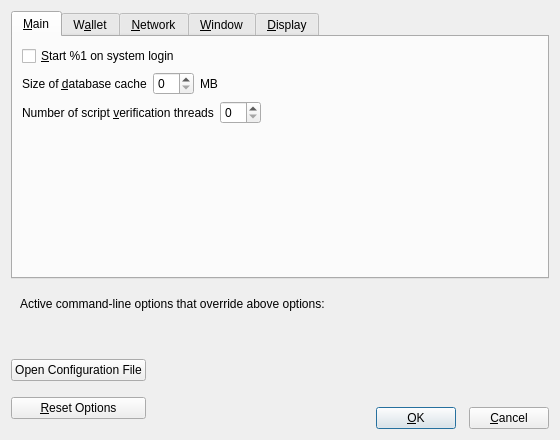
<?xml version="1.0" encoding="UTF-8"?>
<ui version="4.0">
 <class>OptionsDialog</class>
 <widget class="QDialog" name="OptionsDialog">
  <property name="geometry">
   <rect>
    <x>0</x>
    <y>0</y>
    <width>560</width>
    <height>440</height>
   </rect>
  </property>
  <property name="windowTitle">
   <string>Options</string>
  </property>
  <property name="modal">
   <bool>true</bool>
  </property>
  <layout class="QVBoxLayout" name="verticalLayout">
   <item>
    <widget class="QTabWidget" name="tabWidget">
     <property name="currentIndex">
      <number>0</number>
     </property>
     <widget class="QWidget" name="tabMain">
      <attribute name="title">
       <string>&amp;Main</string>
      </attribute>
      <layout class="QVBoxLayout" name="verticalLayout_Main">
       <item>
        <widget class="QCheckBox" name="wizblcoinAtStartup">
         <property name="toolTip">
          <string>Automatically start %1 after logging in to the system.</string>
         </property>
         <property name="text">
          <string>&amp;Start %1 on system login</string>
         </property>
        </widget>
       </item>
       <item>
        <layout class="QHBoxLayout" name="horizontalLayout_2_Main">
         <item>
          <widget class="QLabel" name="databaseCacheLabel">
           <property name="text">
            <string>Size of &amp;database cache</string>
           </property>
           <property name="textFormat">
            <enum>Qt::PlainText</enum>
           </property>
           <property name="buddy">
            <cstring>databaseCache</cstring>
           </property>
          </widget>
         </item>
         <item>
          <widget class="QSpinBox" name="databaseCache"/>
         </item>
         <item>
          <widget class="QLabel" name="databaseCacheUnitLabel">
           <property name="text">
            <string>MB</string>
           </property>
           <property name="textFormat">
            <enum>Qt::PlainText</enum>
           </property>
          </widget>
         </item>
         <item>
          <spacer name="horizontalSpacer_2_Main">
           <property name="orientation">
            <enum>Qt::Horizontal</enum>
           </property>
           <property name="sizeHint" stdset="0">
            <size>
             <width>40</width>
             <height>20</height>
            </size>
           </property>
          </spacer>
         </item>
        </layout>
       </item>
       <item>
        <layout class="QHBoxLayout" name="horizontalLayout_3_Main">
         <item>
          <widget class="QLabel" name="threadsScriptVerifLabel">
           <property name="text">
            <string>Number of script &amp;verification threads</string>
           </property>
           <property name="textFormat">
            <enum>Qt::PlainText</enum>
           </property>
           <property name="buddy">
            <cstring>threadsScriptVerif</cstring>
           </property>
          </widget>
         </item>
         <item>
          <widget class="QSpinBox" name="threadsScriptVerif">
           <property name="toolTip">
            <string>(0 = auto, &lt;0 = leave that many cores free)</string>
           </property>
          </widget>
         </item>
         <item>
          <spacer name="horizontalSpacer_3_Main">
           <property name="orientation">
            <enum>Qt::Horizontal</enum>
           </property>
           <property name="sizeHint" stdset="0">
            <size>
             <width>40</width>
             <height>20</height>
            </size>
           </property>
          </spacer>
         </item>
        </layout>
       </item>
       <item>
        <spacer name="verticalSpacer_Main">
         <property name="orientation">
          <enum>Qt::Vertical</enum>
         </property>
         <property name="sizeHint" stdset="0">
          <size>
           <width>20</width>
           <height>40</height>
          </size>
         </property>
        </spacer>
       </item>
      </layout>
     </widget>
     <widget class="QWidget" name="tabWallet">
      <attribute name="title">
       <string>W&amp;allet</string>
      </attribute>
      <layout class="QVBoxLayout" name="verticalLayout_Wallet">
       <item>
        <widget class="QGroupBox" name="groupBox">
         <property name="title">
          <string>Expert</string>
         </property>
         <layout class="QVBoxLayout" name="verticalLayout_2">
          <item>
           <widget class="QCheckBox" name="spendZeroConfChange">
            <property name="toolTip">
             <string>If you disable the spending of unconfirmed change, the change from a transaction cannot be used until that transaction has at least one confirmation. This also affects how your balance is computed.</string>
            </property>
            <property name="text">
             <string>&amp;Spend unconfirmed change</string>
            </property>
           </widget>
          </item>
          <item>
           <widget class="QCheckBox" name="coinControlFeatures">
            <property name="enabled">
             <bool>false</bool>
            </property>
            <property name="toolTip">
             <string>Whether to show coin control features or not.</string>
            </property>
            <property name="text">
             <string>Enable coin &amp;control features</string>
            </property>
           </widget>
          </item>
         </layout>
        </widget>
       </item>
       <item>
        <spacer name="verticalSpacer_Wallet">
         <property name="orientation">
          <enum>Qt::Vertical</enum>
         </property>
         <property name="sizeHint" stdset="0">
          <size>
           <width>20</width>
           <height>40</height>
          </size>
         </property>
        </spacer>
       </item>
      </layout>
     </widget>
     <widget class="QWidget" name="tabNetwork">
      <attribute name="title">
       <string>&amp;Network</string>
      </attribute>
      <layout class="QVBoxLayout" name="verticalLayout_Network">
       <item>
        <widget class="QCheckBox" name="mapPortUpnp">
         <property name="toolTip">
          <string>Automatically open the Wizblcoin client port on the router. This only works when your router supports UPnP and it is enabled.</string>
         </property>
         <property name="text">
          <string>Map port using &amp;UPnP</string>
         </property>
        </widget>
       </item>
       <item>
        <widget class="QCheckBox" name="allowIncoming">
         <property name="toolTip">
          <string>Accept connections from outside</string>
         </property>
         <property name="text">
          <string>Allow incoming connections</string>
         </property>
        </widget>
       </item>
       <item>
        <widget class="QCheckBox" name="connectSocks">
         <property name="toolTip">
          <string>Connect to the Wizblcoin network through a SOCKS5 proxy.</string>
         </property>
         <property name="text">
          <string>&amp;Connect through SOCKS5 proxy (default proxy):</string>
         </property>
        </widget>
       </item>
       <item>
        <layout class="QHBoxLayout" name="horizontalLayout_1_Network">
         <item>
          <widget class="QLabel" name="proxyIpLabel">
           <property name="text">
            <string>Proxy &amp;IP:</string>
           </property>
           <property name="textFormat">
            <enum>Qt::PlainText</enum>
           </property>
           <property name="buddy">
            <cstring>proxyIp</cstring>
           </property>
          </widget>
         </item>
         <item>
          <widget class="QValidatedLineEdit" name="proxyIp">
           <property name="minimumSize">
            <size>
             <width>140</width>
             <height>0</height>
            </size>
           </property>
           <property name="maximumSize">
            <size>
             <width>140</width>
             <height>16777215</height>
            </size>
           </property>
           <property name="toolTip">
            <string>IP address of the proxy (e.g. IPv4: 127.0.0.1 / IPv6: ::1)</string>
           </property>
          </widget>
         </item>
         <item>
          <widget class="QLabel" name="proxyPortLabel">
           <property name="text">
            <string>&amp;Port:</string>
           </property>
           <property name="textFormat">
            <enum>Qt::PlainText</enum>
           </property>
           <property name="buddy">
            <cstring>proxyPort</cstring>
           </property>
          </widget>
         </item>
         <item>
          <widget class="QLineEdit" name="proxyPort">
           <property name="minimumSize">
            <size>
             <width>55</width>
             <height>0</height>
            </size>
           </property>
           <property name="maximumSize">
            <size>
             <width>55</width>
             <height>16777215</height>
            </size>
           </property>
           <property name="toolTip">
            <string>Port of the proxy (e.g. 9050)</string>
           </property>
          </widget>
         </item>
         <item>
          <spacer name="horizontalSpacer_1_Network">
           <property name="orientation">
            <enum>Qt::Horizontal</enum>
           </property>
           <property name="sizeHint" stdset="0">
            <size>
             <width>40</width>
             <height>20</height>
            </size>
           </property>
          </spacer>
         </item>
        </layout>
       </item>
       <item>
        <layout class="QHBoxLayout" name="horizontalLayout_2_Network">
         <item>
          <widget class="QLabel" name="proxyActiveNets">
           <property name="text">
            <string>Used for reaching peers via:</string>
           </property>
           <property name="textFormat">
            <enum>Qt::PlainText</enum>
           </property>
          </widget>
         </item>
         <item>
          <widget class="QCheckBox" name="proxyReachIPv4">
           <property name="enabled">
            <bool>false</bool>
           </property>
           <property name="toolTip">
            <string>Shows if the supplied default SOCKS5 proxy is used to reach peers via this network type.</string>
           </property>
           <property name="text">
            <string/>
           </property>
          </widget>
         </item>
         <item>
          <widget class="QLabel" name="proxyReachIPv4Label">
           <property name="text">
            <string>IPv4</string>
           </property>
           <property name="textFormat">
            <enum>Qt::PlainText</enum>
           </property>
          </widget>
         </item>
         <item>
          <widget class="QCheckBox" name="proxyReachIPv6">
           <property name="enabled">
            <bool>false</bool>
           </property>
           <property name="toolTip">
            <string>Shows if the supplied default SOCKS5 proxy is used to reach peers via this network type.</string>
           </property>
           <property name="text">
            <string/>
           </property>
          </widget>
         </item>
         <item>
          <widget class="QLabel" name="proxyReachIPv6Label">
           <property name="text">
            <string>IPv6</string>
           </property>
           <property name="textFormat">
            <enum>Qt::PlainText</enum>
           </property>
          </widget>
         </item>
         <item>
          <widget class="QCheckBox" name="proxyReachTor">
           <property name="enabled">
            <bool>false</bool>
           </property>
           <property name="toolTip">
            <string>Shows if the supplied default SOCKS5 proxy is used to reach peers via this network type.</string>
           </property>
           <property name="text">
            <string/>
           </property>
          </widget>
         </item>
         <item>
          <widget class="QLabel" name="proxyReachTorLabel">
           <property name="text">
            <string>Tor</string>
           </property>
           <property name="textFormat">
            <enum>Qt::PlainText</enum>
           </property>
          </widget>
         </item>
         <item>
          <spacer name="horizontalSpacer_2_Network">
           <property name="orientation">
            <enum>Qt::Horizontal</enum>
           </property>
           <property name="sizeHint" stdset="0">
            <size>
             <width>40</width>
             <height>20</height>
            </size>
           </property>
          </spacer>
         </item>
        </layout>
       </item>
       <item>
        <widget class="QCheckBox" name="connectSocksTor">
         <property name="toolTip">
          <string>Connect to the Wizblcoin network through a separate SOCKS5 proxy for Tor hidden services.</string>
         </property>
         <property name="text">
          <string>Use separate SOCKS5 proxy to reach peers via Tor hidden services:</string>
         </property>
        </widget>
       </item>
       <item>
        <layout class="QHBoxLayout" name="horizontalLayout_3_Network">
         <item>
          <widget class="QLabel" name="proxyIpTorLabel">
           <property name="text">
            <string>Proxy &amp;IP:</string>
           </property>
           <property name="textFormat">
            <enum>Qt::PlainText</enum>
           </property>
           <property name="buddy">
            <cstring>proxyIpTor</cstring>
           </property>
          </widget>
         </item>
         <item>
          <widget class="QValidatedLineEdit" name="proxyIpTor">
           <property name="minimumSize">
            <size>
             <width>140</width>
             <height>0</height>
            </size>
           </property>
           <property name="maximumSize">
            <size>
             <width>140</width>
             <height>16777215</height>
            </size>
           </property>
           <property name="toolTip">
            <string>IP address of the proxy (e.g. IPv4: 127.0.0.1 / IPv6: ::1)</string>
           </property>
          </widget>
         </item>
         <item>
          <widget class="QLabel" name="proxyPortTorLabel">
           <property name="text">
            <string>&amp;Port:</string>
           </property>
           <property name="textFormat">
            <enum>Qt::PlainText</enum>
           </property>
           <property name="buddy">
            <cstring>proxyPortTor</cstring>
           </property>
          </widget>
         </item>
         <item>
          <widget class="QLineEdit" name="proxyPortTor">
           <property name="minimumSize">
            <size>
             <width>55</width>
             <height>0</height>
            </size>
           </property>
           <property name="maximumSize">
            <size>
             <width>55</width>
             <height>16777215</height>
            </size>
           </property>
           <property name="toolTip">
            <string>Port of the proxy (e.g. 9050)</string>
           </property>
          </widget>
         </item>
         <item>
          <spacer name="horizontalSpacer_4_Network">
           <property name="orientation">
            <enum>Qt::Horizontal</enum>
           </property>
           <property name="sizeHint" stdset="0">
            <size>
             <width>40</width>
             <height>20</height>
            </size>
           </property>
          </spacer>
         </item>
        </layout>
       </item>
       <item>
        <spacer name="verticalSpacer_Network">
         <property name="orientation">
          <enum>Qt::Vertical</enum>
         </property>
         <property name="sizeHint" stdset="0">
          <size>
           <width>20</width>
           <height>40</height>
          </size>
         </property>
        </spacer>
       </item>
      </layout>
     </widget>
     <widget class="QWidget" name="tabWindow">
      <attribute name="title">
       <string>&amp;Window</string>
      </attribute>
      <layout class="QVBoxLayout" name="verticalLayout_Window">
       <item>
        <widget class="QCheckBox" name="hideTrayIcon">
         <property name="toolTip">
          <string>&amp;Hide the icon from the system tray.</string>
         </property>
         <property name="text">
          <string>Hide tray icon</string>
         </property>
        </widget>
       </item>
       <item>
        <widget class="QCheckBox" name="minimizeToTray">
         <property name="toolTip">
          <string>Show only a tray icon after minimizing the window.</string>
         </property>
         <property name="text">
          <string>&amp;Minimize to the tray instead of the taskbar</string>
         </property>
        </widget>
       </item>
       <item>
        <widget class="QCheckBox" name="minimizeOnClose">
         <property name="toolTip">
          <string>Minimize instead of exit the application when the window is closed. When this option is enabled, the application will be closed only after selecting Exit in the menu.</string>
         </property>
         <property name="text">
          <string>M&amp;inimize on close</string>
         </property>
        </widget>
       </item>
       <item>
        <spacer name="verticalSpacer_Window">
         <property name="orientation">
          <enum>Qt::Vertical</enum>
         </property>
         <property name="sizeHint" stdset="0">
          <size>
           <width>20</width>
           <height>40</height>
          </size>
         </property>
        </spacer>
       </item>
      </layout>
     </widget>
     <widget class="QWidget" name="tabDisplay">
      <attribute name="title">
       <string>&amp;Display</string>
      </attribute>
      <layout class="QVBoxLayout" name="verticalLayout_Display">
       <item>
        <layout class="QHBoxLayout" name="horizontalLayout_1_Display">
         <item>
          <widget class="QLabel" name="langLabel">
           <property name="text">
            <string>User Interface &amp;language:</string>
           </property>
           <property name="textFormat">
            <enum>Qt::PlainText</enum>
           </property>
           <property name="buddy">
            <cstring>lang</cstring>
           </property>
          </widget>
         </item>
         <item>
          <widget class="QValueComboBox" name="lang">
           <property name="toolTip">
            <string>The user interface language can be set here. This setting will take effect after restarting %1.</string>
           </property>
          </widget>
         </item>
        </layout>
       </item>
       <item>
        <layout class="QHBoxLayout" name="horizontalLayout_2_Display">
         <item>
          <widget class="QLabel" name="unitLabel">
           <property name="text">
            <string>&amp;Unit to show amounts in:</string>
           </property>
           <property name="textFormat">
            <enum>Qt::PlainText</enum>
           </property>
           <property name="buddy">
            <cstring>unit</cstring>
           </property>
          </widget>
         </item>
         <item>
          <widget class="QValueComboBox" name="unit">
           <property name="toolTip">
            <string>Choose the default subdivision unit to show in the interface and when sending coins.</string>
           </property>
          </widget>
         </item>
        </layout>
       </item>
       <item>
        <layout class="QHBoxLayout" name="horizontalLayout_3_Display">
         <item>
          <widget class="QLabel" name="thirdPartyTxUrlsLabel">
           <property name="toolTip">
            <string>Third party URLs (e.g. a block explorer) that appear in the transactions tab as context menu items. %s in the URL is replaced by transaction hash. Multiple URLs are separated by vertical bar |.</string>
           </property>
           <property name="text">
            <string>Third party transaction URLs</string>
           </property>
           <property name="buddy">
            <cstring>thirdPartyTxUrls</cstring>
           </property>
          </widget>
         </item>
         <item>
          <widget class="QLineEdit" name="thirdPartyTxUrls">
           <property name="toolTip">
            <string>Third party URLs (e.g. a block explorer) that appear in the transactions tab as context menu items. %s in the URL is replaced by transaction hash. Multiple URLs are separated by vertical bar |.</string>
           </property>
          </widget>
         </item>
        </layout>
       </item>
       <item>
        <spacer name="verticalSpacer_Display">
         <property name="orientation">
          <enum>Qt::Vertical</enum>
         </property>
         <property name="sizeHint" stdset="0">
          <size>
           <width>20</width>
           <height>40</height>
          </size>
         </property>
        </spacer>
       </item>
      </layout>
     </widget>
    </widget>
   </item>
   <item>
    <widget class="QFrame" name="frame">
     <layout class="QVBoxLayout" name="verticalLayout_Bottom">
      <item>
       <layout class="QHBoxLayout" name="horizontalLayout_Bottom">
        <item>
         <widget class="QLabel" name="overriddenByCommandLineInfoLabel">
          <property name="text">
           <string>Active command-line options that override above options:</string>
          </property>
          <property name="textFormat">
           <enum>Qt::PlainText</enum>
          </property>
         </widget>
        </item>
        <item>
         <spacer name="horizontalSpacer_Bottom">
          <property name="orientation">
           <enum>Qt::Horizontal</enum>
          </property>
          <property name="sizeHint" stdset="0">
           <size>
            <width>40</width>
            <height>20</height>
           </size>
          </property>
         </spacer>
        </item>
       </layout>
      </item>
      <item>
       <widget class="QLabel" name="overriddenByCommandLineLabel">
        <property name="text">
         <string/>
        </property>
        <property name="textFormat">
         <enum>Qt::PlainText</enum>
        </property>
        <property name="wordWrap">
         <bool>true</bool>
        </property>
       </widget>
      </item>
     </layout>
    </widget>
   </item>
   <item>
    <layout class="QHBoxLayout" name="horizontalLayout_Buttons">
     <item>
      <layout class="QVBoxLayout" name="verticalLayout_Buttons">
       <item>
        <widget class="QPushButton" name="openWizblcoinConfButton">
         <property name="toolTip">
          <string>Open the %1 configuration file from the working directory.</string>
         </property>
         <property name="text">
          <string>Open Configuration File</string>
         </property>
         <property name="autoDefault">
          <bool>false</bool>
         </property>
        </widget>
       </item>
       <item>
        <widget class="QPushButton" name="resetButton">
         <property name="toolTip">
          <string>Reset all client options to default.</string>
         </property>
         <property name="text">
          <string>&amp;Reset Options</string>
         </property>
         <property name="autoDefault">
          <bool>false</bool>
         </property>
        </widget>
       </item>
      </layout>
     </item>
     <item>
      <spacer name="horizontalSpacer_1">
       <property name="orientation">
        <enum>Qt::Horizontal</enum>
       </property>
       <property name="sizeHint" stdset="0">
        <size>
         <width>40</width>
         <height>48</height>
        </size>
       </property>
      </spacer>
     </item>
     <item>
      <widget class="QLabel" name="statusLabel">
       <property name="minimumSize">
        <size>
         <width>200</width>
         <height>0</height>
        </size>
       </property>
       <property name="font">
        <font>
         <weight>75</weight>
         <bold>true</bold>
        </font>
       </property>
       <property name="text">
        <string/>
       </property>
       <property name="textFormat">
        <enum>Qt::PlainText</enum>
       </property>
       <property name="wordWrap">
        <bool>true</bool>
       </property>
      </widget>
     </item>
     <item>
      <spacer name="horizontalSpacer_2">
       <property name="orientation">
        <enum>Qt::Horizontal</enum>
       </property>
       <property name="sizeHint" stdset="0">
        <size>
         <width>40</width>
         <height>48</height>
        </size>
       </property>
      </spacer>
     </item>
     <item>
      <layout class="QVBoxLayout" name="verticalLayout_4">
       <item>
        <spacer name="verticalSpacer">
         <property name="orientation">
          <enum>Qt::Vertical</enum>
         </property>
         <property name="sizeHint" stdset="0">
          <size>
           <width>20</width>
           <height>40</height>
          </size>
         </property>
        </spacer>
       </item>
       <item>
        <layout class="QHBoxLayout" name="horizontalLayout">
         <property name="spacing">
          <number>13</number>
         </property>
         <item>
          <widget class="QPushButton" name="okButton">
           <property name="text">
            <string>&amp;OK</string>
           </property>
           <property name="autoDefault">
            <bool>false</bool>
           </property>
           <property name="default">
            <bool>true</bool>
           </property>
          </widget>
         </item>
         <item>
          <widget class="QPushButton" name="cancelButton">
           <property name="text">
            <string>&amp;Cancel</string>
           </property>
           <property name="autoDefault">
            <bool>false</bool>
           </property>
          </widget>
         </item>
        </layout>
       </item>
      </layout>
     </item>
    </layout>
   </item>
  </layout>
 </widget>
 <customwidgets>
  <customwidget>
   <class>QValidatedLineEdit</class>
   <extends>QLineEdit</extends>
   <header>qvalidatedlineedit.h</header>
  </customwidget>
  <customwidget>
   <class>QValueComboBox</class>
   <extends>QComboBox</extends>
   <header>qvaluecombobox.h</header>
  </customwidget>
 </customwidgets>
 <resources/>
 <connections/>
</ui>
